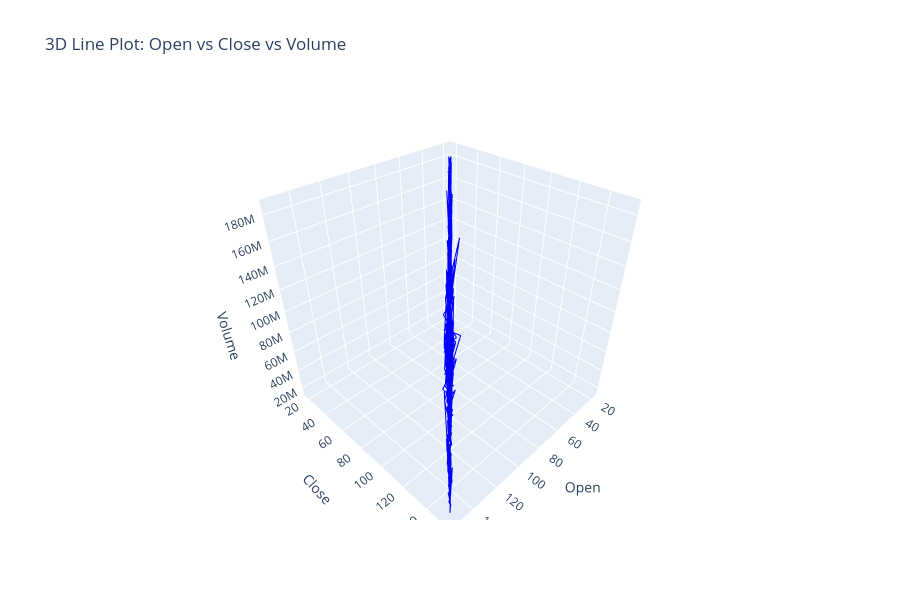

This figure's notebook cell:
### Markdown cell above
3D line plot

### Code cell
# Create a 3D line plot
fig = go.Figure()

fig.add_trace(go.Scatter3d(
    x=categorized_df['Open'],  # Set the x-axis to 'Open'
    y=categorized_df['Close'],  # Set the y-axis to 'Close'
    z=categorized_df['Volume'],  # Set the z-axis to 'Volume'
    mode='lines',  # Set the mode to lines
    line=dict(color='blue', width=2)  # Customize the line color and width
))

fig.update_layout(
    title="3D Line Plot: Open vs Close vs Volume",  # Set the plot title
    scene=dict(
        xaxis_title='Open',  # Label for the x-axis
        yaxis_title='Close',  # Label for the y-axis
        zaxis_title='Volume'  # Label for the z-axis
    )
)

# Update layout to change the size of the plot
fig.update_layout(
    width=900,  # Set the width of the plot
    height=600   # Set the height of the plot
)

# Display the plot
fig.show()

### Figure 1 — Plotly figure (JSON) as saved in the notebook; plotly's stock layout.template omitted (floating-point values rounded to 4 significant figures; data arrays with more than 128 entries replaced by an {"elided": "..."} marker saying what was removed)
{"data": [{"line": {"color": "blue", "width": 2}, "mode": "lines", "type": "scatter3d", "x": {"elided": "4231 float values"}, "y": {"elided": "4231 float values"}, "z": {"elided": "4231 int values"}}], "layout": {"height": 600, "scene": {"xaxis": {"title": {"text": "Open"}}, "yaxis": {"title": {"text": "Close"}}, "zaxis": {"title": {"text": "Volume"}}}, "title": {"text": "3D Line Plot: Open vs Close vs Volume"}, "width": 900}}
